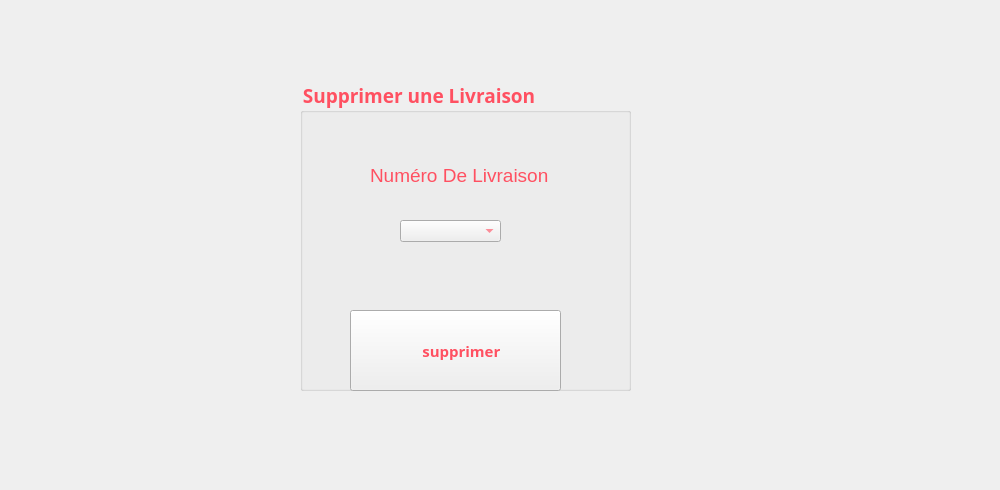
        <widget class="QWidget" name="tab_7">
         <attribute name="title">
          <string>Supprimer</string>
         </attribute>
         <widget class="QGroupBox" name="groupBox_3">
          <property name="geometry">
           <rect>
            <x>300</x>
            <y>80</y>
            <width>331</width>
            <height>311</height>
           </rect>
          </property>
          <property name="font">
           <font>
            <family>Lucida Calligraphy</family>
            <pointsize>14</pointsize>
            <weight>75</weight>
            <bold>true</bold>
           </font>
          </property>
          <property name="layoutDirection">
           <enum>Qt::LeftToRight</enum>
          </property>
          <property name="styleSheet">
           <string notr="true">color: rgb(255, 80, 97);
</string>
          </property>
          <property name="title">
           <string>Supprimer une Livraison</string>
          </property>
          <widget class="QPushButton" name="pushButton_3">
           <property name="geometry">
            <rect>
             <x>50</x>
             <y>230</y>
             <width>211</width>
             <height>81</height>
            </rect>
           </property>
           <property name="font">
            <font>
             <family>Lucida Calligraphy</family>
             <pointsize>11</pointsize>
             <weight>75</weight>
             <bold>true</bold>
            </font>
           </property>
           <property name="styleSheet">
            <string notr="true">color: rgb(255, 80, 97);
background-image:rgb(255, 170, 255)</string>
           </property>
           <property name="text">
            <string>   supprimer</string>
           </property>
           <property name="icon">
            <iconset>
             <normaloff>../../../../Downloads/poubelle.png</normaloff>../../../../Downloads/poubelle.png</iconset>
           </property>
           <property name="iconSize">
            <size>
             <width>150</width>
             <height>150</height>
            </size>
           </property>
          </widget>
          <widget class="QLabel" name="label_31">
           <property name="geometry">
            <rect>
             <x>70</x>
             <y>80</y>
             <width>271</width>
             <height>31</height>
            </rect>
           </property>
           <property name="font">
            <font>
             <family>MS Shell Dlg 2</family>
             <pointsize>14</pointsize>
             <weight>50</weight>
             <italic>false</italic>
             <bold>false</bold>
            </font>
           </property>
           <property name="styleSheet">
            <string notr="true">font: 14pt &quot;MS Shell Dlg 2&quot;;</string>
           </property>
           <property name="text">
            <string>Numéro De Livraison</string>
           </property>
          </widget>
          <widget class="QLabel" name="label_19">
           <property name="geometry">
            <rect>
             <x>60</x>
             <y>240</y>
             <width>61</width>
             <height>61</height>
            </rect>
           </property>
           <property name="styleSheet">
            <string notr="true">background-image:url(:/poubelle.png)</string>
           </property>
           <property name="text">
            <string/>
           </property>
          </widget>
          <widget class="QComboBox" name="combols">
           <property name="geometry">
            <rect>
             <x>100</x>
             <y>140</y>
             <width>101</width>
             <height>22</height>
            </rect>
           </property>
          </widget>
         </widget>
         <widget class="QLabel" name="label_35">
          <property name="geometry">
           <rect>
            <x>-51</x>
            <y>-30</y>
            <width>991</width>
            <height>481</height>
           </rect>
          </property>
          <property name="styleSheet">
           <string notr="true">background-image:url(:/Alinka-Shemeluyk_Sweets_YkxmSWdYdw.jpg)</string>
          </property>
          <property name="text">
           <string/>
          </property>
          <property name="pixmap">
           <pixmap>../../../../Downloads/154381946_1831634480335042_4446684979299693543_n.jpg</pixmap>
          </property>
         </widget>
         <widget class="QLabel" name="label_18">
          <property name="geometry">
           <rect>
            <x>0</x>
            <y>0</y>
            <width>941</width>
            <height>471</height>
           </rect>
          </property>
          <property name="styleSheet">
           <string notr="true">background-image:url(:/quelques-unes-des-patisseries-de-stephane-glacier_6220668.jpg)</string>
          </property>
          <property name="text">
           <string/>
          </property>
         </widget>
         <zorder>label_18</zorder>
         <zorder>label_35</zorder>
         <zorder>groupBox_3</zorder>
        </widget>
